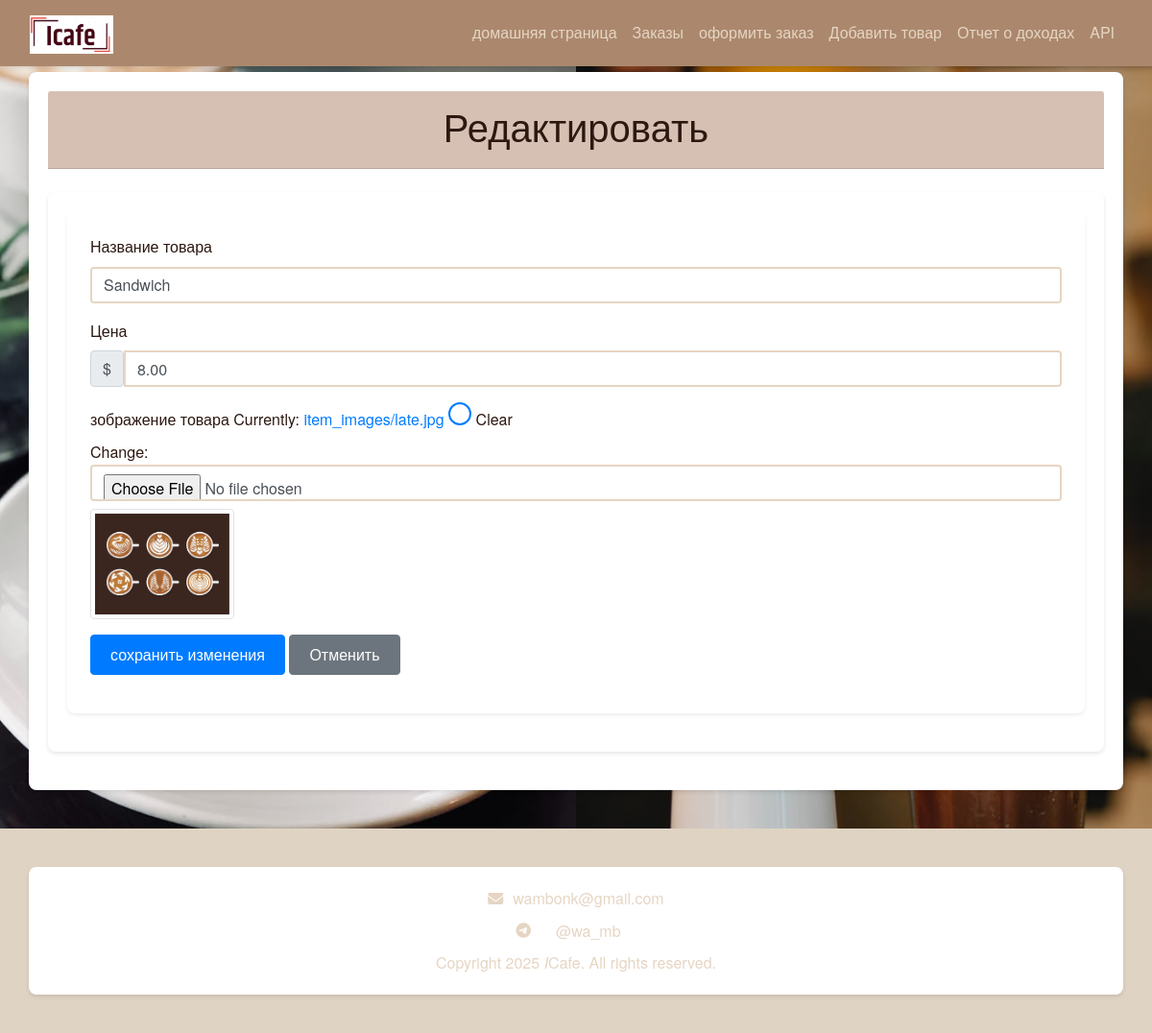
The app's page /edit_item/3/ with its own data.
### orders/models.py (models this page shows, shortened)
class Item(models.Model):
    name = models.CharField(max_length=100)
    price = models.DecimalField(max_digits=10, decimal_places=2)
    image = models.ImageField(upload_to='item_images/', blank=True, null=True)

### orders/views.py (the view)
# urls.py: path('edit_item/<int:item_id>/', views.edit_item, name='edit_item'),
def edit_item(request, item_id):
    item = get_object_or_404(Item, id=item_id)
    if request.method == 'POST':
        form = ItemForm(request.POST, request.FILES, instance=item)
        if form.is_valid():
            form.save()
            return redirect('home')
    else:
        form = ItemForm(instance=item)
    return render(request, 'orders/edit_item.html', {'form': form, 'item': item})

### orders/forms.py
class ItemForm(forms.ModelForm):
    class Meta:
        model = Item
        fields = ['name', 'price', 'image']
        widgets = {
            'name': forms.TextInput(attrs={'class': 'form-control'}),
            'price': forms.NumberInput(attrs={'class': 'form-control'}),
            'image': forms.ClearableFileInput(attrs={'class': 'form-control'}),
        }

### templates/orders/edit_item.html (shortened to what this page needs)
{% extends 'orders/base.html' %}
{% block content %}
  <div class="card-header text-center">
        <h1>Редактировать</h1>
  </div>
<div class="container mt-4">
    <div class="card p-4 shadow-sm">
        <form method="POST" enctype="multipart/form-data">
            <div class="mb-3">
                <label for="{{ form.name.id_for_label }}" class="form-label">Название товара</label>
                {{ form.name }}
            </div>
            <div class="mb-3">
                <label for="{{ form.price.id_for_label }}" class="form-label">Цена</label>
                <div class="input-group">
                    <span class="input-group-text">$</span>
                    {{ form.price }}
                </div>
            </div>
            <div class="mb-3">
                <label for="{{ form.image.id_for_label }}" class="form-label">зображение товара</label>
                {{ form.image }}
                {% if item.image %}
                    <div class="mt-2">
                        <img src="{{ item.image.url }}" class="img-thumbnail" alt="{{ item.name }}" style="max-width: 150px;">
                    </div>
                {% endif %}
            </div>
            <div class="mb-3">
                <button type="submit" class="btn btn-primary">сохранить изменения</button>
                <a href="{% url 'home' %}" class="btn btn-secondary">Отменить</a>
            </div>
        </form>
    </div>
</div>
{% endblock %}

### static/css/style.css (style rules this page uses)
body { font-family: 'Helvetica Neue', Arial, sans-serif; background-color: #f8f4f1; color: #2c1810; line-height: 1.6; background-image: url('/static/images/background2.jpg'); background-size: cover; background-position: center; background-repeat: no-repeat; }
.container { background-color: #ffffff; border-radius: 8px; box-shadow: 0 2px 4px rgba(0,0,0,0.1); padding: 20px; margin-top: 20px; margin-bottom: 20px; }
.form-control { border: 2px solid #e6d5c3; border-radius: 4px; padding: 8px 12px; }
.btn { padding: 8px 20px; border-radius: 4px; font-weight: 500; transition: all 0.3s ease; }
.card { border: none; border-radius: 8px; box-shadow: 0 2px 4px rgba(0,0,0,0.1); margin-bottom: 20px; transition: transform 0.3s ease, box-shadow 0.3s ease; }
.card-header { background-color: #D6C0B3; }
input[type="checkbox"] { appearance: none; -webkit-appearance: none; -moz-appearance: none; width: 24px; height: 24px; border: 2px solid #007bff; border-radius: 50%; outline: none; cursor: pointer; position: relative; background-color: white; transition: all 0.2s ease-in-out; }
input[type="checkbox"]::before { content: '✔'; font-size: 16px; color: white; display: none; position: absolute; top: 2px; left: 5px; }

### records on screen
Item: name "Sandwich", price "8.00", image (picture)
